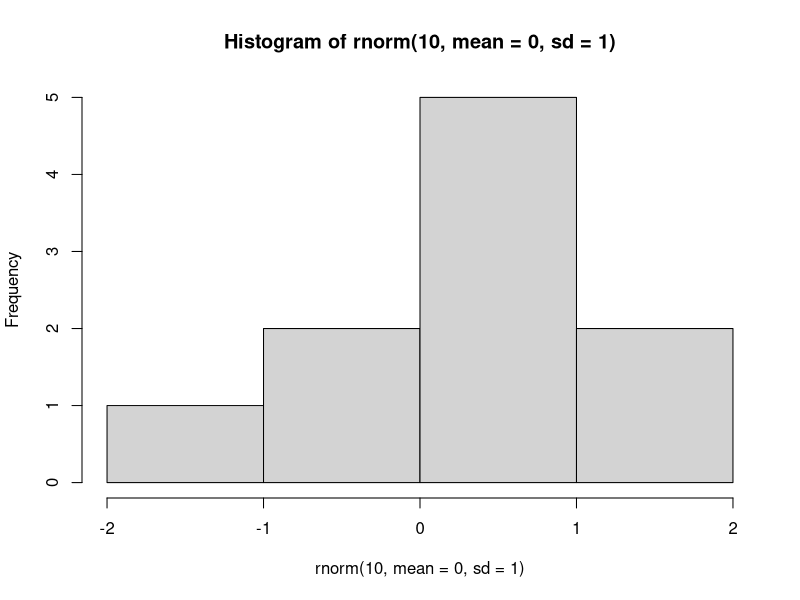
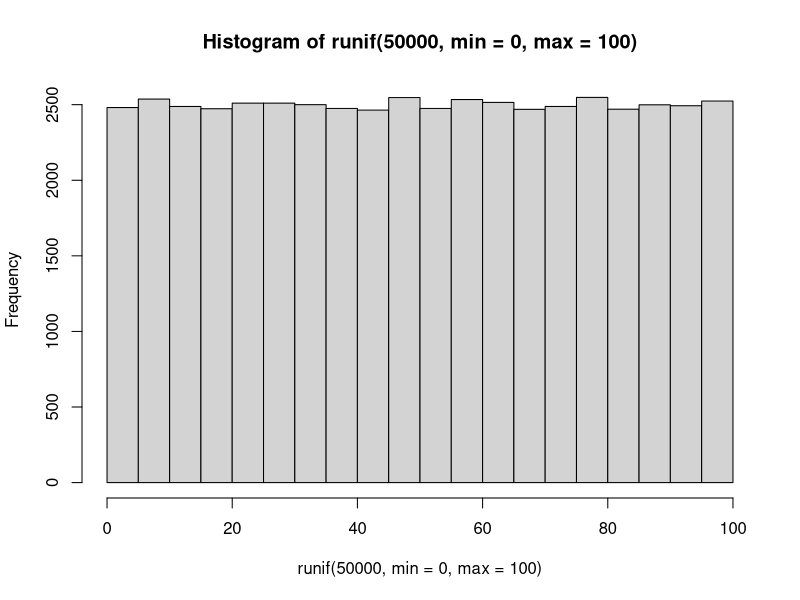

R code for these plots, in order:
# 내장함수와 사용자 정의 함수
# 주요 내장 함수
seq(0, 5, by = 1.5)
set.seed(123)
rnorm(10, mean = 0, sd = 1)   # 정규분포를 따르는 난수
hist(rnorm(10, mean = 0, sd = 1))

set.seed(1)
runif(10, min = 0, max = 100)
hist(runif(50000, min = 0, max = 100))

sample(0:100, 10)

vec  <- 1:10
min(vec)
max(vec)
mean(vec)
median(vec)
var(vec)
sum((vec - mean(vec)) ** 2) / (length(vec) - 1)
sd(vec)
sqrt(sum((vec - mean(vec)) ** 2) / (length(vec) - 1))
sd(vec) / mean(vec)  # 변동계수
prod(vec)
factorial(10)
table(vec)
abs(-3)

getwd()

mean(iris$Sepal.Length)
sd(iris$Sepal.Length)

# ...

# 사용자 정의 함수

func1 <- function(){
  print("사용자 정의 함수")
}

func1()

func2 <- function(arg1){
  print(arg1)
  return(arg1 + 100)
}

func2(10)

# 윤년체크
yun_func <- function(y){
  if(y %% 4 == 0 & y %% 100 != 0 | y %% 400 == 0){
    paste(y, '년은 윤년')
  }else{
    paste(y, '년은 평년')
  }
}
yun_func(2022)
yun_func(2020)
